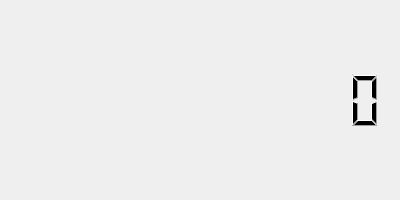
<?xml version="1.0" encoding="UTF-8"?>
<ui version="4.0">
 <class>FloydDigiClock</class>
 <widget class="QMainWindow" name="FloydDigiClock">
  <property name="geometry">
   <rect>
    <x>0</x>
    <y>0</y>
    <width>400</width>
    <height>200</height>
   </rect>
  </property>
  <property name="minimumSize">
   <size>
    <width>400</width>
    <height>200</height>
   </size>
  </property>
  <property name="maximumSize">
   <size>
    <width>400</width>
    <height>200</height>
   </size>
  </property>
  <property name="windowTitle">
   <string>FloydDigiClock</string>
  </property>
  <widget class="QWidget" name="centralWidget">
   <layout class="QHBoxLayout" name="horizontalLayout">
    <item>
     <widget class="QLCDNumber" name="lcdNumber">
      <property name="frameShape">
       <enum>QFrame::NoFrame</enum>
      </property>
      <property name="digitCount">
       <number>12</number>
      </property>
     </widget>
    </item>
   </layout>
  </widget>
 </widget>
 <layoutdefault spacing="6" margin="11"/>
 <resources/>
 <connections/>
</ui>
